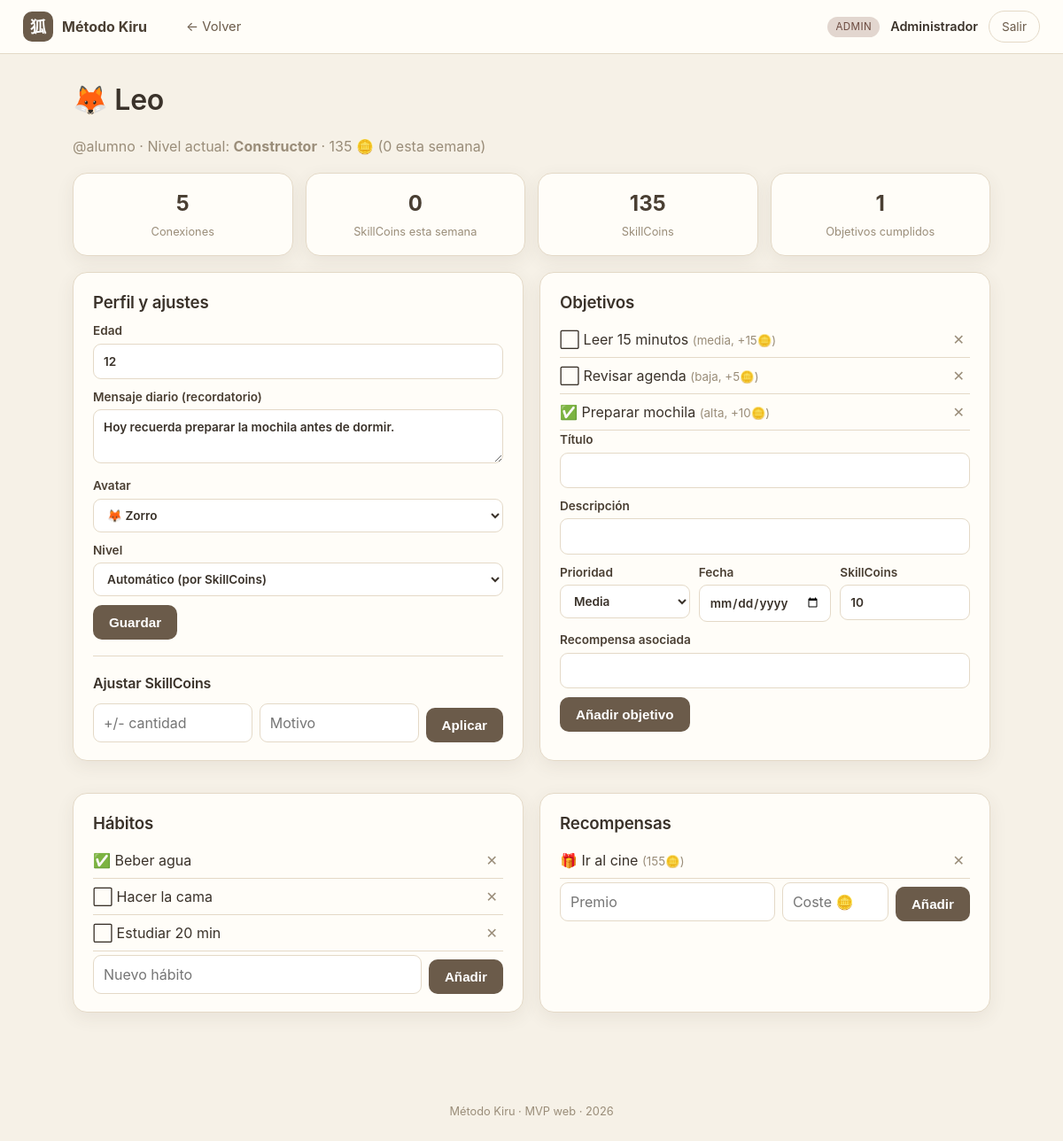
/mentor/alumno.php?id=1 (signed in), run on the app's committed database.
### tables this page shows
CREATE TABLE `usuarios` (
  `id` int(11) NOT NULL AUTO_INCREMENT,
  `username` varchar(50) NOT NULL,
  `password_hash` varchar(255) NOT NULL,
  `rol` enum('alumno','mentor','admin') NOT NULL,
  `nombre` varchar(100) NOT NULL,
  `creado_en` timestamp NOT NULL DEFAULT current_timestamp(),
  PRIMARY KEY (`id`),
  UNIQUE KEY `username` (`username`)
);

CREATE TABLE `alumnos` (
  `id` int(11) NOT NULL AUTO_INCREMENT,
  `usuario_id` int(11) NOT NULL,
  `edad` int(11) DEFAULT NULL,
  `mentor_id` int(11) DEFAULT NULL,
  `nivel_id` int(11) DEFAULT NULL,
  `avatar` varchar(40) DEFAULT 'zorro',
  `mensaje_diario` text DEFAULT NULL,
  `ultima_conexion` datetime DEFAULT NULL,
  PRIMARY KEY (`id`),
  KEY `usuario_id` (`usuario_id`),
  CONSTRAINT `alumnos_ibfk_1` FOREIGN KEY (`usuario_id`) REFERENCES `usuarios` (`id`) ON DELETE CASCADE
);

CREATE TABLE `niveles` (
  `id` int(11) NOT NULL AUTO_INCREMENT,
  `nombre` varchar(50) NOT NULL,
  `orden` int(11) NOT NULL,
  `skillcoins_necesarias` int(11) NOT NULL DEFAULT 0,
  `mundo` varchar(30) NOT NULL,
  PRIMARY KEY (`id`)
);

CREATE TABLE `objetivos` (
  `id` int(11) NOT NULL AUTO_INCREMENT,
  `alumno_id` int(11) NOT NULL,
  `titulo` varchar(255) NOT NULL,
  `descripcion` text DEFAULT NULL,
  `prioridad` enum('baja','media','alta') DEFAULT 'media',
  `fecha` date DEFAULT NULL,
  `recompensa` varchar(255) DEFAULT NULL,
  `skillcoins` int(11) DEFAULT 0,
  `completado` tinyint(1) DEFAULT 0,
  PRIMARY KEY (`id`)
);

CREATE TABLE `habitos` (
  `id` int(11) NOT NULL AUTO_INCREMENT,
  `alumno_id` int(11) NOT NULL,
  `titulo` varchar(255) NOT NULL,
  `completado` tinyint(1) DEFAULT 0,
  `fecha` date DEFAULT NULL,
  PRIMARY KEY (`id`)
);

CREATE TABLE `recompensas` (
  `id` int(11) NOT NULL AUTO_INCREMENT,
  `alumno_id` int(11) NOT NULL,
  `titulo` varchar(255) NOT NULL,
  `costo` int(11) NOT NULL,
  `activa` tinyint(1) DEFAULT 1,
  `conseguida` tinyint(1) DEFAULT 0,
  PRIMARY KEY (`id`)
);

### includes/functions.php (called while the page is built, shortened)
<?php
require_once __DIR__ . '/../config/db.php';
function e(?string $s): string
{
    return htmlspecialchars($s ?? '', ENT_QUOTES, 'UTF-8');
}
function url(string $path = ''): string
{
    return BASE_URL . '/' . ltrim($path, '/');
}
function asset(string $path): string
{
    $full = __DIR__ . '/../' . ltrim($path, '/');
    $v = @filemtime($full) ?: 1;
    return url($path) . '?v=' . $v;
}
function current_user(): ?array
{
    $stmt = db()->prepare('SELECT * FROM usuarios WHERE id = ?');
    $stmt->execute([$_SESSION['user_id']]);
    return $stmt->fetch() ?: null;
}
function alumno_por_id(int $alumnoId): ?array
{
    $stmt = db()->prepare(
        'SELECT a.*, u.nombre, u.username
         FROM alumnos a JOIN usuarios u ON u.id = a.usuario_id
         WHERE a.id = ?'
    );
    $stmt->execute([$alumnoId]);
    return $stmt->fetch() ?: null;
}
function sc_total(int $alumnoId): int
{
    $stmt = db()->prepare('SELECT COALESCE(SUM(cantidad),0) FROM skillcoins_log WHERE alumno_id = ?');
    $stmt->execute([$alumnoId]);
    return (int) $stmt->fetchColumn();
}
function sc_semana(int $alumnoId): int
{
    $stmt = db()->prepare(
        'SELECT COALESCE(SUM(cantidad),0) FROM skillcoins_log
         WHERE alumno_id = ? AND YEARWEEK(fecha,1) = YEARWEEK(CURDATE(),1)'
    );
    $stmt->execute([$alumnoId]);
    return (int) $stmt->fetchColumn();
}
function avatares(): array
{
    return [
        'zorro' => '🦊', 'buho' => '🦉', 'lobo' => '🐺', 'dragon' => '🐉',
        'tigre' => '🐯', 'aguila' => '🦅', 'panda' => '🐼', 'gato' => '🐱',
    ];
}
function niveles_todos(): array
{
    return db()->query('SELECT * FROM niveles ORDER BY orden')->fetchAll();
}
function nivel_actual(array $alumno): array
{
    $niveles = niveles_todos();
    $total = sc_total((int) $alumno['id']);
    $actual = $niveles[0];
    foreach ($niveles as $n) {
        if ($total >= (int) $n['skillcoins_necesarias']) {
            $actual = $n;
        }
    }
    return $actual;
}

### config/db.php (called while the page is built, shortened)
<?php
function db(): PDO
{
    static $pdo = null;
    if ($pdo === null) {
        $dsn = 'mysql:host=' . DB_HOST . ';port=' . DB_PORT . ';dbname=' . DB_NAME . ';charset=utf8mb4';
        try {
            $pdo = new PDO($dsn, DB_USER, DB_PASS, [
                PDO::ATTR_ERRMODE            => PDO::ERRMODE_EXCEPTION,
                PDO::ATTR_DEFAULT_FETCH_MODE => PDO::FETCH_ASSOC,
                PDO::ATTR_EMULATE_PREPARES   => false,
            ]);
        } catch (PDOException $e) {
            die('<h2>Error de conexión a la base de datos.</h2>'
                . '<p>¿Has ejecutado <a href="' . BASE_URL . '/install.php">install.php</a>? '
                . '¿MySQL está encendido en XAMPP?</p>'
                . '<pre>' . htmlspecialchars($e->getMessage()) . '</pre>');
        }
    }
    return $pdo;
}

### mentor/alumno.php (the view, shortened to what this page needs)
<?php
require_once __DIR__ . '/../includes/functions.php';
require_once __DIR__ . '/../includes/layout.php';
$user = require_login(['mentor', 'admin']);
$aid = (int) ($_GET['id'] ?? $_POST['alumno_id'] ?? 0);
$alumno = alumno_por_id($aid);
$volver = $user['rol'] === 'admin' ? 'admin/resumen.php' : 'mentor/dashboard.php';
$total  = sc_total($aid);
$semana = sc_semana($aid);
$nivelActual = nivel_actual($alumno);
$niveles = niveles_todos();
$objetivos = db()->prepare('SELECT * FROM objetivos WHERE alumno_id=? ORDER BY completado, id');
$objetivos->execute([$aid]);
$objetivos = $objetivos->fetchAll();
$habitos = db()->prepare('SELECT * FROM habitos WHERE alumno_id=? ORDER BY id');
$habitos->execute([$aid]);
$habitos = $habitos->fetchAll();
$recompensas = db()->prepare('SELECT * FROM recompensas WHERE alumno_id=? ORDER BY conseguida, costo');
$recompensas->execute([$aid]);
$recompensas = $recompensas->fetchAll();
$conexiones = (int) db()->query("SELECT COUNT(*) FROM conexiones WHERE alumno_id=$aid")->fetchColumn();
$objOk      = (int) db()->query("SELECT COUNT(*) FROM objetivos WHERE alumno_id=$aid AND completado=1")->fetchColumn();
$avatares = avatares();
render_header('Perfil de ' . $alumno['nombre'], 'panel', '', [['← Volver', $volver, false]]);
?>
<div class="page-head">
    <h1><?= $avatares[$alumno['avatar']] ?? '🦊' ?> <?= e($alumno['nombre']) ?></h1>
    <p class="muted">@<?= e($alumno['username']) ?> · Nivel actual: <strong><?= e($nivelActual['nombre']) ?></strong>
        · <?= $total ?> 🪙 (<?= $semana ?> esta semana)</p>
</div>
<div class="stat-row">
    <div class="stat-card"><span class="stat-num"><?= $conexiones ?></span><span>Conexiones</span></div>
    <div class="stat-card"><span class="stat-num"><?= $semana ?></span><span>SkillCoins esta semana</span></div>
    <div class="stat-card"><span class="stat-num"><?= $total ?></span><span>SkillCoins</span></div>
    <div class="stat-card"><span class="stat-num"><?= $objOk ?></span><span>Objetivos cumplidos</span></div>
</div>
<div class="grid-2">
    <div class="card">
        <h3>Perfil y ajustes</h3>
        <form method="post" class="form">
            <label>Edad <input type="number" name="edad" value="<?= (int)$alumno['edad'] ?>" min="5" max="18"></label>
            <label>Mensaje diario (recordatorio)
                <textarea name="mensaje_diario" rows="2"><?= e($alumno['mensaje_diario']) ?></textarea>
            </label>
            <label>Avatar
                <select name="avatar">
                    <?php foreach ($avatares as $k => $emo): ?>
                        <option value="<?= $k ?>" <?= $alumno['avatar'] === $k ? 'selected' : '' ?>><?= $emo ?> <?= ucfirst($k) ?></option>
                    <?php endforeach; ?>
                </select>
            </label>
            <label>Nivel
                <select name="nivel_id">
                    <option value="">Automático (por SkillCoins)</option>
                </select>
            </label>
            <button class="btn">Guardar</button>
        </form>
        <hr>
        <h4>Ajustar SkillCoins</h4>
        <form method="post" class="form-inline">
            <input type="number" name="cantidad" placeholder="+/- cantidad" required>
            <input type="text" name="motivo" placeholder="Motivo">
            <button class="btn-sm">Aplicar</button>
        </form>
    </div>
    <div class="card">
        <h3>Objetivos</h3>
        <ul class="editlist">
            <?php foreach ($objetivos as $o): ?>
                <li>
                    <span><?= $o['completado'] ? '✅' : '⬜' ?> <?= e($o['titulo']) ?>
                        <small class="muted">(<?= e($o['prioridad']) ?>, +<?= (int)$o['skillcoins'] ?>🪙)</small></span>
                    <form method="post" class="inline"><input type="hidden" name="accion" value="del_objetivo">
                        <button class="btn-x" title="Eliminar">✕</button></form>
                </li>
            <?php endforeach; ?>
        </ul>
        <form method="post" class="form">
            <label>Título <input type="text" name="titulo" required></label>
            <label>Descripción <input type="text" name="descripcion"></label>
            <div class="row">
                <label>Prioridad
                    <select name="prioridad"><option value="alta">Alta</option><option value="media" selected>Media</option><option value="baja">Baja</option></select>
                </label>
                <label>Fecha <input type="date" name="fecha"></label>
                <label>SkillCoins <input type="number" name="skillcoins" value="10" min="0"></label>
            </div>
            <label>Recompensa asociada <input type="text" name="recompensa"></label>
            <button class="btn-sm">Añadir objetivo</button>
        </form>
    </div>
    <div class="card">
        <h3>Hábitos</h3>
        <ul class="editlist">
            <?php foreach ($habitos as $h): ?>
                <li>
                    <span><?= $h['completado'] ? '✅' : '⬜' ?> <?= e($h['titulo']) ?></span>
                    <form method="post" class="inline"><input type="hidden" name="accion" value="del_habito">
                        <button class="btn-x">✕</button></form>
                </li>
            <?php endforeach; ?>
        </ul>
        <form method="post" class="form-inline">
            <input type="text" name="titulo" placeholder="Nuevo hábito" required>
            <button class="btn-sm">Añadir</button>
        </form>
    </div>
    <div class="card">
        <h3>Recompensas</h3>
        <ul class="editlist">
            <?php foreach ($recompensas as $r): ?>
                <li>
                    <span>🎁 <?= e($r['titulo']) ?> <small class="muted">(<?= (int)$r['costo'] ?>🪙)</small>
                        <?= $r['conseguida'] ? '<span class="tag">conseguida</span>' : '' ?></span>
                    <form method="post" class="inline"><input type="hidden" name="accion" value="del_recompensa">
                        <button class="btn-x">✕</button></form>
                </li>
            <?php endforeach; ?>
        </ul>
        <form method="post" class="form-inline">
            <input type="text" name="titulo" placeholder="Premio" required>
            <input type="number" name="costo" placeholder="Coste 🪙" required style="max-width:120px">
            <button class="btn-sm">Añadir</button>
        </form>
    </div>
</div>
<?php render_footer(); ?>

### includes/layout.php (shortened to what this page needs)
<?php
require_once __DIR__ . '/functions.php';
function render_header(string $titulo, string $tema = 'panel', string $mundo = '', ?array $nav = null): void
{
    $user = current_user();
    $bodyClass = $tema === 'alumno' ? 'tema-alumno mundo-' . $mundo : 'tema-panel';
    ?>
<!DOCTYPE html>
<html lang="es">
<head>
    <link rel="stylesheet" href="<?= asset('assets/css/style.css') ?>">
</head>
<body class="<?= e($bodyClass) ?>">
<header class="topbar">
    <a class="brand" href="<?= url('index.php') ?>" title="Ir a la página principal">
        <span class="brand-mark">狐</span>
        <span class="brand-name"><?= e(APP_NAME) ?></span>
    </a>
    <?php if ($nav): ?>
    <nav class="mainnav">
        <?php foreach ($nav as $item): ?>
            <a href="<?= url($item[1]) ?>" class="<?= !empty($item[2]) ? 'active' : '' ?>"><?= e($item[0]) ?></a>
        <?php endforeach; ?>
    </nav>
    <?php endif; ?>
    <?php if ($user): ?>
    <div class="topbar-user">
        <span class="rolechip rol-<?= e($user['rol']) ?>"><?= e(ucfirst($user['rol'])) ?></span>
        <span class="uname"><?= e($user['nombre']) ?></span>
        <a class="btn-logout" href="<?= url('logout.php') ?>">Salir</a>
    </div>
    <?php endif; ?>
</header>
<main class="wrap">
<?php
}
function render_footer(): void
{
    ?>
</main>
<footer class="foot">Método Kiru · MVP web · <?= date('Y') ?></footer>
</body>
</html>
<?php
}

### assets/css/style.css (style rules this page uses)
:root { --arena: #e9e0cf; --crema: #f6f1e7; --crema2: #fffdf8; --marron: #6b5b4a; --marron-osc: #4a3f33; --oliva: #7c8a5a; --dorado: #c9a227; --texto: #3a322a; --muted: #9a8d79; --linea: #e4d9c7; --sombra: 0 6px 20px rgba(74, 63, 51, .08); --radio: 16px; }
* { box-sizing: border-box; }
body { margin: 0; font-family: -apple-system, "Segoe UI", system-ui, sans-serif; color: var(--texto); background: var(--crema); line-height: 1.5; }
a { color: var(--marron); }
h1, h2, h3, h4 { margin: 0 0 .4em; font-weight: 600; letter-spacing: -.01em; }
hr { border: none; border-top: 1px solid var(--linea); margin: 18px 0; }
small { color: var(--muted); }
.muted { color: var(--muted); }
.topbar { display: flex; align-items: center; gap: 22px; padding: 12px 26px; background: var(--crema2); border-bottom: 1px solid var(--linea); position: sticky; top: 0; z-index: 20; }
.brand { display: flex; align-items: center; gap: 10px; font-weight: 700; text-decoration: none; }
.brand-mark { width: 34px; height: 34px; display: grid; place-items: center; border-radius: 10px; background: var(--marron); color: #fff; font-size: 18px; }
.brand-name { color: var(--marron-osc); }
.mainnav { display: flex; gap: 6px; margin-left: 8px; flex-wrap: wrap; }
.mainnav a { text-decoration: none; color: var(--marron); padding: 7px 14px; border-radius: 999px; font-size: .92rem; }
.topbar-user { margin-left: auto; display: flex; align-items: center; gap: 12px; }
.uname { font-weight: 600; font-size: .9rem; }
.rolechip { font-size: .72rem; padding: 3px 9px; border-radius: 999px; background: var(--arena); color: var(--marron-osc); text-transform: uppercase; letter-spacing: .04em; }
.rol-admin { background: #e2d6cf; color: #6b4a3f; }
.btn-logout { text-decoration: none; font-size: .85rem; padding: 7px 14px; border-radius: 999px; border: 1px solid var(--linea); color: var(--marron); }
.wrap { max-width: 1080px; margin: 0 auto; padding: 28px 22px 60px; }
.page-head { margin-bottom: 18px; }
.foot { text-align: center; color: var(--muted); font-size: .8rem; padding: 24px; }
.grid-2 { display: grid; grid-template-columns: 1fr 1fr; gap: 18px; }
.card { background: var(--crema2); border: 1px solid var(--linea); border-radius: var(--radio); padding: 20px 22px; box-shadow: var(--sombra); margin-bottom: 18px; }
.btn, .btn-sm, button.btn, button.btn-sm { background: var(--marron); color: #fff; border: none; border-radius: 10px; padding: 11px 18px; font-size: .95rem; cursor: pointer; font-weight: 600; }
.btn-sm { padding: 8px 14px; font-size: .85rem; }
.btn-x { background: none; border: none; color: var(--muted); cursor: pointer; font-size: 1rem; }
.form label, .form-inline label { display: block; font-size: .85rem; color: var(--marron-osc); margin-bottom: 10px; font-weight: 600; }
.form input, .form select, .form textarea, .form-inline input, .form-inline select { width: 100%; margin-top: 4px; padding: 9px 11px; border: 1px solid var(--linea); border-radius: 9px; font: inherit; background: #fff; color: var(--texto); }
.form textarea { resize: vertical; }
.form .row { display: flex; gap: 10px; }
.form .row label { flex: 1; }
.form-inline { display: flex; gap: 8px; align-items: flex-end; flex-wrap: wrap; }
.form-inline input, .form-inline select { width: auto; flex: 1; min-width: 120px; }
.inline { display: inline; }
.checklist, .objlist, .editlist { list-style: none; padding: 0; margin: 0; }
.editlist li { display: flex; justify-content: space-between; align-items: center; padding: 8px 0; border-bottom: 1px solid var(--linea); }
.stat-row { display: grid; grid-template-columns: repeat(4, 1fr); gap: 14px; margin-bottom: 18px; }
.stat-card { background: var(--crema2); border: 1px solid var(--linea); border-radius: var(--radio); padding: 16px; text-align: center; box-shadow: var(--sombra); display: flex; flex-direction: column; gap: 4px; }
.stat-num { font-size: 1.5rem; font-weight: 700; color: var(--marron-osc); }
.stat-card span:last-child { font-size: .8rem; color: var(--muted); }
body { overflow-x: clip; }

### data on the page
usuarios: rol "ADMIN", nombre "Administrador"
alumnos: avatar "🦊", usuario.nombre "Leo", usuario.username "alumno", edad "12", mensaje_diario "Hoy recuerda preparar la mochila antes de dormir.", avatar "🦊 Zorro"
niveles: nombre "Constructor"
objetivos: titulo "Leer 15 minutos", prioridad "media", skillcoins "15"
objetivos: titulo "Revisar agenda", prioridad "baja", skillcoins "5"
objetivos: titulo "Preparar mochila", prioridad "alta", skillcoins "10"
habitos: titulo "Beber agua"
habitos: titulo "Hacer la cama"
habitos: titulo "Estudiar 20 min"
recompensas: titulo "Ir al cine", costo "155"

### other printed values
APP_NAME "Método Kiru"
$item[0] "← Volver"
$total "135"
$semana "0"
$conexiones "5"
$objOk "1"
